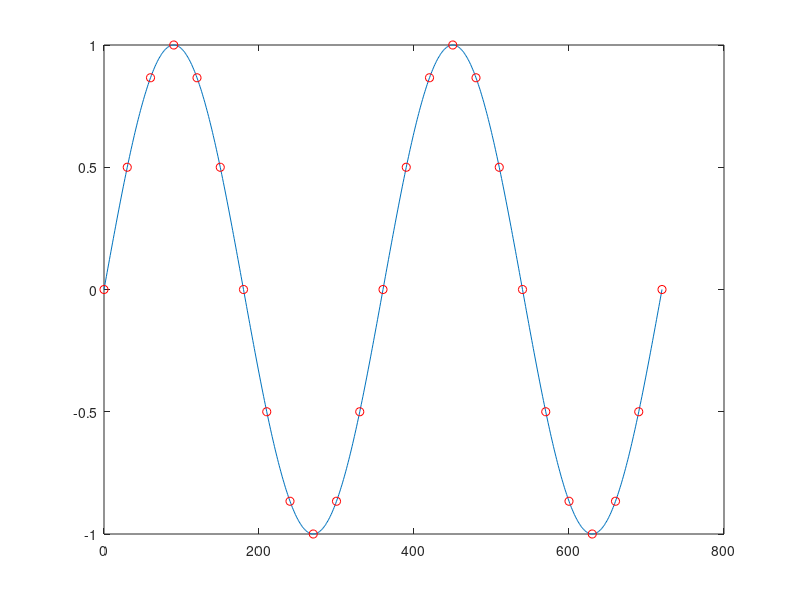

Source code (MATLAB): (Note: this script raises an error after producing the figure.)
f = @(x) sind(x)

x = 0:720;
y = 0:30:720;
z = [0:30:720];

figure(1)
clf;

%laczenie fukcji
plot(x,f(x));
hold on;

p = plot(y, f(y), 'or')
p.Color = 'r';

text (z, f(z), string(z))



%siatka
xlim([0,720]);
grid minor;
grid on;